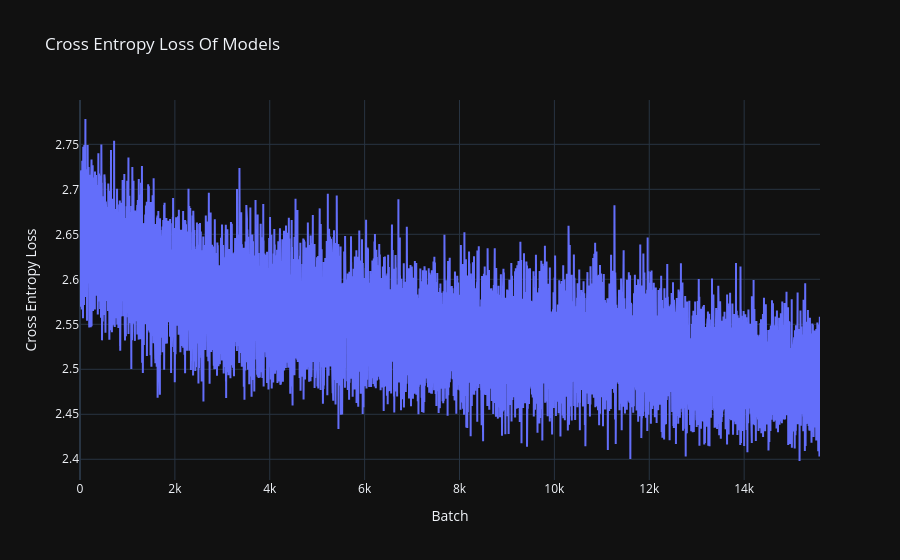

Source (notebook cell):
### Code cell
visualise_losses([20])

### Figure 1 — Plotly figure (JSON) as saved in the notebook; plotly's stock layout.template omitted (floating-point values rounded to 4 significant figures; data arrays with more than 128 entries replaced by an {"elided": "..."} marker saying what was removed)
{"data": [{"mode": "lines", "name": "Model 20", "type": "scatter", "x": {"elided": "15600 int values"}, "y": {"elided": "15600 float values"}}], "layout": {"title": {"text": "Cross Entropy Loss Of Models"}, "xaxis": {"title": {"text": "Batch"}}, "yaxis": {"title": {"text": "Cross Entropy Loss"}}}}
